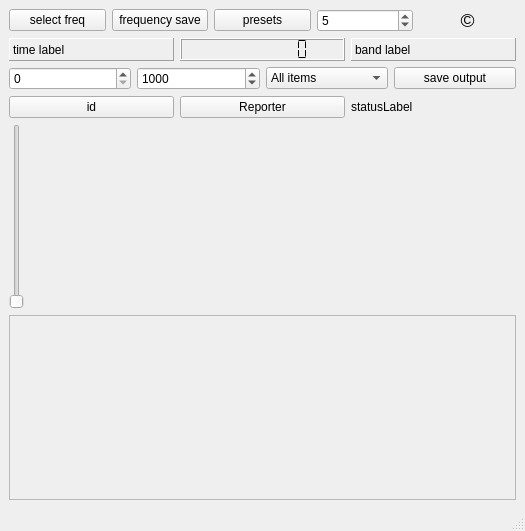
<?xml version="1.0" encoding="UTF-8"?>
<ui version="4.0">
 <class>MainWindow</class>
 <widget class="QMainWindow" name="MainWindow">
  <property name="geometry">
   <rect>
    <x>0</x>
    <y>0</y>
    <width>525</width>
    <height>531</height>
   </rect>
  </property>
  <property name="windowTitle">
   <string>qt-ft8</string>
  </property>
  <widget class="QWidget" name="centralwidget">
   <layout class="QVBoxLayout" name="verticalLayout">
    <item>
     <layout class="QHBoxLayout" name="horizontalLayout">
      <item>
       <widget class="QPushButton" name="freqButton">
        <property name="toolTip">
         <string>&lt;html&gt;&lt;head/&gt;&lt;body&gt;&lt;p&gt;Touching this button will cause a widget to appear with a keypad on which a frequency - in kHz or mHz - can be specified. Use the kHz or mHz button on this pad to acknowledge the choice.&lt;/p&gt;&lt;/body&gt;&lt;/html&gt;</string>
        </property>
        <property name="text">
         <string>select freq</string>
        </property>
       </widget>
      </item>
      <item>
       <widget class="QPushButton" name="freqSave">
        <property name="toolTip">
         <string>&lt;html&gt;&lt;head/&gt;&lt;body&gt;&lt;p&gt;Touching this button adds the currently selected centerfrequency to the presets.&lt;/p&gt;&lt;/body&gt;&lt;/html&gt;</string>
        </property>
        <property name="text">
         <string>frequency save</string>
        </property>
       </widget>
      </item>
      <item>
       <widget class="QPushButton" name="presetButton">
        <property name="toolTip">
         <string>&lt;html&gt;&lt;head/&gt;&lt;body&gt;&lt;p&gt;Presets. Since FT8 is (usually) transmitted on predefined frequencies, Qt-FT8&lt;/p&gt;&lt;p&gt;supports presets. Adding a frequency to the list of presets is with the &amp;quot;frequency save&amp;quot; button, removing a frequency from the list is by &amp;quot;double clicking&amp;quot; on that frequency in the list.&lt;/p&gt;&lt;p&gt;Preset frequencies in the list are in KHz.&lt;/p&gt;&lt;p&gt;Presets are - obviously- maintained between program invocations.&lt;/p&gt;&lt;p&gt;&lt;br/&gt;&lt;/p&gt;&lt;/body&gt;&lt;/html&gt;</string>
        </property>
        <property name="text">
         <string>presets</string>
        </property>
       </widget>
      </item>
      <item>
       <widget class="QSpinBox" name="mouse_Inc">
        <property name="toolTip">
         <string>&lt;html&gt;&lt;head/&gt;&lt;body&gt;&lt;p&gt;Mouse Increment. The amount of Hz that will change when moving the mousewheel is set here.&lt;/p&gt;&lt;/body&gt;&lt;/html&gt;</string>
        </property>
        <property name="value">
         <number>5</number>
        </property>
       </widget>
      </item>
      <item>
       <widget class="QLabel" name="label_2">
        <property name="font">
         <font>
          <pointsize>14</pointsize>
         </font>
        </property>
        <property name="toolTip">
         <string>&lt;html&gt;&lt;head/&gt;&lt;body&gt;&lt;p&gt;Copyright J van Katwijk (J. vanKatwijk@gmail.com)&lt;/p&gt;&lt;p&gt;Parts of the decoding code are copyright Karlis Goba&lt;/p&gt;&lt;p&gt;&lt;br/&gt;&lt;/p&gt;&lt;p&gt;&lt;br/&gt;&lt;/p&gt;&lt;/body&gt;&lt;/html&gt;</string>
        </property>
        <property name="text">
         <string>©</string>
        </property>
        <property name="alignment">
         <set>Qt::AlignmentFlag::AlignCenter</set>
        </property>
       </widget>
      </item>
     </layout>
    </item>
    <item>
     <layout class="QHBoxLayout" name="horizontalLayout_2">
      <item>
       <widget class="QLabel" name="timeDisplay">
        <property name="toolTip">
         <string>&lt;html&gt;&lt;head/&gt;&lt;body&gt;&lt;p&gt;The current time is displayed here&lt;/p&gt;&lt;/body&gt;&lt;/html&gt;</string>
        </property>
        <property name="frameShape">
         <enum>QFrame::Shape::Panel</enum>
        </property>
        <property name="frameShadow">
         <enum>QFrame::Shadow::Raised</enum>
        </property>
        <property name="text">
         <string>time label</string>
        </property>
       </widget>
      </item>
      <item>
       <widget class="QLCDNumber" name="frequencyDisplay">
        <property name="toolTip">
         <string>&lt;html&gt;&lt;head/&gt;&lt;body&gt;&lt;p&gt;The currently selected centerfrequency is displayed here.&lt;/p&gt;&lt;/body&gt;&lt;/html&gt;</string>
        </property>
        <property name="digitCount">
         <number>9</number>
        </property>
        <property name="segmentStyle">
         <enum>QLCDNumber::SegmentStyle::Flat</enum>
        </property>
       </widget>
      </item>
      <item>
       <widget class="QLabel" name="bandLabel">
        <property name="toolTip">
         <string>&lt;html&gt;&lt;head/&gt;&lt;body&gt;&lt;p&gt;The frequency band for the selected frequency is displayed here&lt;/p&gt;&lt;/body&gt;&lt;/html&gt;</string>
        </property>
        <property name="frameShape">
         <enum>QFrame::Shape::Panel</enum>
        </property>
        <property name="frameShadow">
         <enum>QFrame::Shadow::Raised</enum>
        </property>
        <property name="text">
         <string>band label</string>
        </property>
       </widget>
      </item>
     </layout>
    </item>
    <item>
     <layout class="QHBoxLayout" name="horizontalLayout_5">
      <item>
       <widget class="QSpinBox" name="iterationSelector">
        <property name="toolTip">
         <string>&lt;html&gt;&lt;head/&gt;&lt;body&gt;&lt;p&gt;The number of iterations done by the software to extract as much as possible messages is selected here. Obviously increasing the selected value will add processing effort to the decoding process.&lt;/p&gt;&lt;/body&gt;&lt;/html&gt;</string>
        </property>
       </widget>
      </item>
      <item>
       <widget class="QSpinBox" name="spectrumWidth_selector">
        <property name="toolTip">
         <string>&lt;html&gt;&lt;head/&gt;&lt;body&gt;&lt;p&gt;Selected subband.&lt;/p&gt;&lt;p&gt;The display shows a range of 96 Khz, searching for FT8 messages is in a small range around the center frequency.&lt;/p&gt;&lt;p&gt;The default value is 4000 Hz.&lt;/p&gt;&lt;p&gt;A band filter - with the bandwidth selected here - is applied to the incoming data.&lt;/p&gt;&lt;/body&gt;&lt;/html&gt;</string>
        </property>
        <property name="maximum">
         <number>5500</number>
        </property>
        <property name="singleStep">
         <number>100</number>
        </property>
        <property name="value">
         <number>1000</number>
        </property>
       </widget>
      </item>
      <item>
       <widget class="QComboBox" name="cq_selector">
        <property name="toolTip">
         <string>&lt;html&gt;&lt;head/&gt;&lt;body&gt;&lt;p&gt;Choose between reporting all (types of) messages or only &amp;quot;cq&amp;quot; messages&lt;/p&gt;&lt;/body&gt;&lt;/html&gt;</string>
        </property>
        <item>
         <property name="text">
          <string>All items</string>
         </property>
        </item>
        <item>
         <property name="text">
          <string>cq only</string>
         </property>
        </item>
       </widget>
      </item>
      <item>
       <widget class="QPushButton" name="filesaveButton">
        <property name="toolTip">
         <string>&lt;html&gt;&lt;head/&gt;&lt;body&gt;&lt;p&gt;The reports can be saved into a txt file. Touching this button starts (or stops) sending. If starting, a menu appears where  filename can be specified.&lt;/p&gt;&lt;/body&gt;&lt;/html&gt;</string>
        </property>
        <property name="text">
         <string>save output</string>
        </property>
       </widget>
      </item>
     </layout>
    </item>
    <item>
     <layout class="QHBoxLayout" name="horizontalLayout_4">
      <item>
       <widget class="QPushButton" name="identityButton">
        <property name="toolTip">
         <string>&lt;html&gt;&lt;head/&gt;&lt;body&gt;&lt;p&gt;Sending reports to the pskReporter requires some form of identification. Touching this button shows a small widget to be filled in as identification&lt;/p&gt;&lt;/body&gt;&lt;/html&gt;</string>
        </property>
        <property name="text">
         <string>id</string>
        </property>
       </widget>
      </item>
      <item>
       <widget class="QPushButton" name="pskReporterButton">
        <property name="toolTip">
         <string>&lt;html&gt;&lt;head/&gt;&lt;body&gt;&lt;p&gt;Sending reports to the pskReporter webseite is controlled by this button.&lt;/p&gt;&lt;p&gt;If enabled, the label next to this widget shows green.&lt;/p&gt;&lt;/body&gt;&lt;/html&gt;</string>
        </property>
        <property name="text">
         <string>Reporter</string>
        </property>
       </widget>
      </item>
      <item>
       <widget class="QLabel" name="pskStatus_label">
        <property name="text">
         <string>statusLabel</string>
        </property>
       </widget>
      </item>
     </layout>
    </item>
    <item>
     <layout class="QHBoxLayout" name="horizontalLayout_3">
      <item>
       <widget class="QSlider" name="hfScopeSlider">
        <property name="orientation">
         <enum>Qt::Orientation::Vertical</enum>
        </property>
       </widget>
      </item>
      <item>
       <widget class="QwtPlot" name="hfSpectrum">
        <property name="maximumSize">
         <size>
          <width>16777215</width>
          <height>171</height>
         </size>
        </property>
        <property name="toolTip">
         <string>&lt;html&gt;&lt;head/&gt;&lt;body&gt;&lt;p&gt;Main Spectrum Window. This window shows the spectrum of the signal arriving from the selected input device, decimated to the selected inputrate of 96000 Hz.&lt;/p&gt;&lt;/body&gt;&lt;/html&gt;</string>
        </property>
       </widget>
      </item>
     </layout>
    </item>
    <item>
     <widget class="QScrollArea" name="displayArea">
      <property name="widgetResizable">
       <bool>true</bool>
      </property>
      <widget class="QWidget" name="scrollAreaWidgetContents">
       <property name="geometry">
        <rect>
         <x>0</x>
         <y>0</y>
         <width>505</width>
         <height>172</height>
        </rect>
       </property>
      </widget>
     </widget>
    </item>
   </layout>
  </widget>
  <widget class="QStatusBar" name="statusbar"/>
 </widget>
 <customwidgets>
  <customwidget>
   <class>QwtPlot</class>
   <extends>QFrame</extends>
   <header>qwt_plot.h</header>
  </customwidget>
 </customwidgets>
 <resources/>
 <connections/>
</ui>
